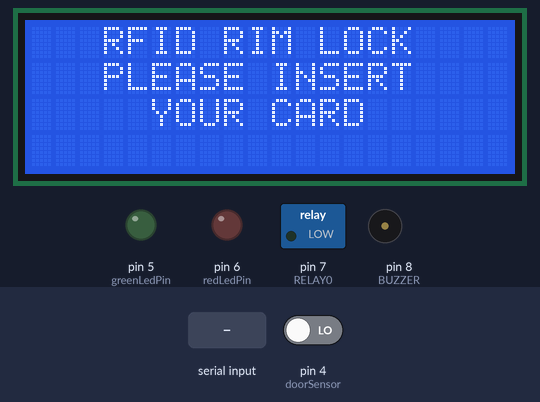
The sketch below on a simulated Arduino Uno, built with avr-gcc and run on an emulated ATmega328P. Shown: 20×4 character LCD, switched loads named in the sketch (green lamp = pin HIGH), output pins drawn as LEDs (lit = HIGH), buzzer (waves = sounding, pin HIGH). Dashed ring = blinking. The test bench sets the inputs (shaded band); at power-on: pin 4 (doorSensor) LOW. Pins used as bus, display or sensor lines are not drawn; what the sketch prints to the serial monitor is not drawn.

Above: at 2.4 s.
2.5 s: pin 4 (doorSensor) driven HIGH
At 2.65 s:
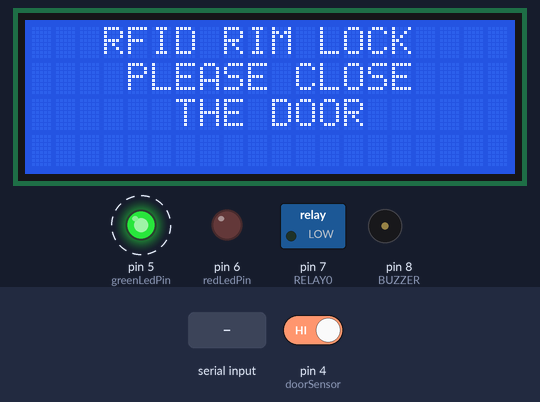
4.6 s: pin 4 (doorSensor) driven LOW
At 4.6 s:
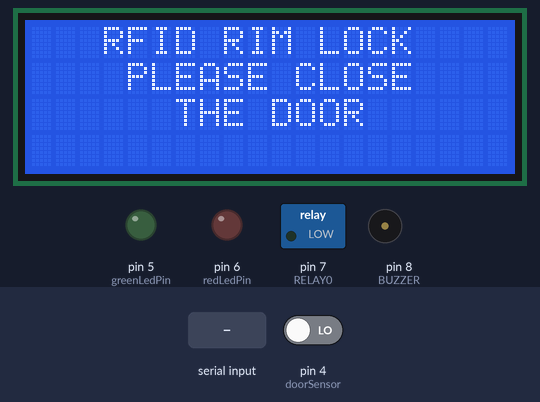
6.1 s: "<DENIED>" received over Serial
At 6.5 s:
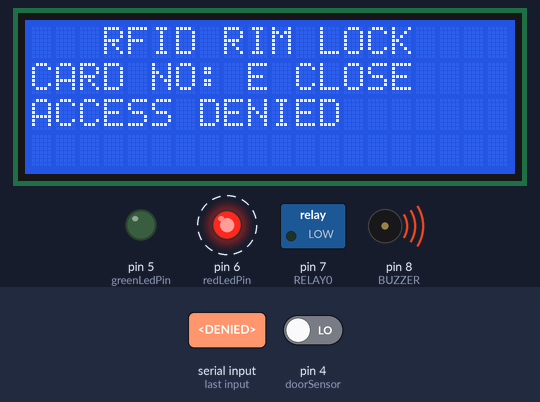
9.1 s: "<ID>" received over Serial
At 11.24 s:
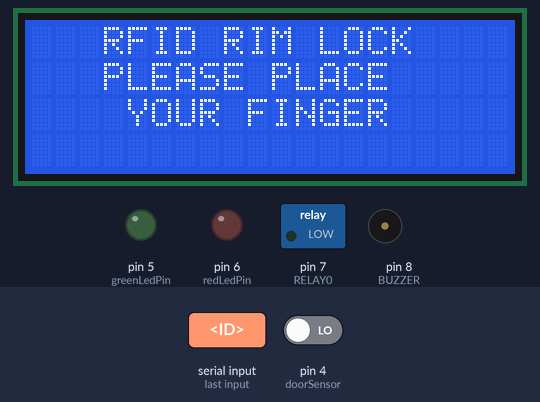
12.1 s: "<DENIED>" received over Serial
At 17.4 s:
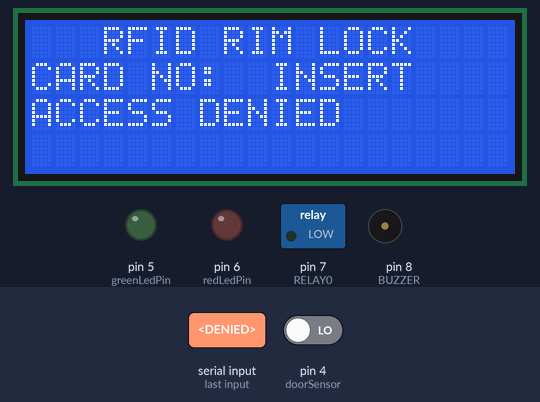
Timing chart, 0 to 18.9 s (numbered marks = the images above; inputs shaded):
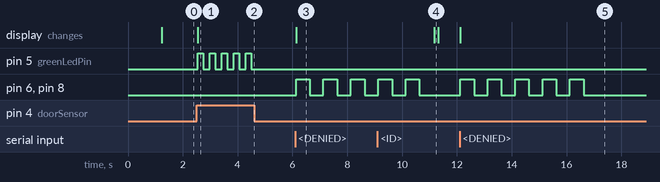

The sketch:

RFID_Arduino_Control_project.ino
```cpp
#include <SPI.h>
#include <MFRC522.h>
#include <Wire.h>
#include <LiquidCrystal_I2C.h>
#include <Adafruit_Fingerprint.h>
#include <SoftwareSerial.h>

#define SS_PIN 10
#define RST_PIN 9
#define RELAY0 7
#define BUZZER 8
int greenLedPin = 5;
int redLedPin = 6;
int doorSensor = 4;
MFRC522 mfrc522(SS_PIN, RST_PIN);
LiquidCrystal_I2C lcd(0x3F, 20, 4);
SoftwareSerial mySerial(2, 3);
Adafruit_Fingerprint finger = Adafruit_Fingerprint(&mySerial);

byte* data;
String a = "";
String b = "";
String c = "";
String d = "";
String content;
String recv = "";
String dataAppend;

const byte numChars = 32;
char receivedChars[numChars];   // an array to store the received data
String recvString;
boolean newData = false;
boolean recvState = false;
boolean enrollState = false;
static boolean recvInProgress = false;
unsigned long initialTime = 0;
unsigned long finalTime = 10000;
uint8_t id;

void writeString(String stringData) {
        for (int i = 0; i < stringData.length(); i++) {
                Serial.write(stringData[i]);
        }
}

void recvWithStartEndMarker() {
        static byte ndx = 0;
        char startMarker = '<';
        char endMarker = '>';
        char rc;

        while (Serial.available() > 0) {
                rc = Serial.read();

                if (recvInProgress == true) {
                        if (rc != endMarker) {
                                receivedChars[ndx] = rc;
                                ndx++;
                                if (ndx >= numChars) {
                                        ndx = numChars - 1;
                                }
                        }
                        else {
                                receivedChars[ndx] = '\0'; // terminate the string
                                ndx = 0;
                                newData = true;
                        }
                }
                else if (rc == startMarker) {
                        recvInProgress = true;
                }
        }
}


void dataResponse() {
        if (newData == true) {
                recvString = String(receivedChars);
        }

        newData = false;
        recvInProgress = false;
}


void rfidData() {
        if (!mfrc522.PICC_IsNewCardPresent()) {
                return;
        }
        if (!mfrc522.PICC_ReadCardSerial()) {
                return;
        }
        data = mfrc522.uid.uidByte, mfrc522.uid.size;
        a = String(data[0], HEX);
        b = String(data[1], HEX);
        c = String(data[2], HEX);
        d = String(data[3], HEX);
        dataAppend = String(a) + String(b) + String(c) + String(d);
        writeString(" "+dataAppend);
        initialTime = millis();
        delay(500);
}

uint8_t getFingerprintEnroll() {

        int p = -1;
        Serial.print(" Waiting for valid finger to enroll as #"); Serial.println(id);
        while (p != FINGERPRINT_OK) {
                p = finger.getImage();
                switch (p) {
                case FINGERPRINT_OK:
                        Serial.println(" Image taken");
                        break;
                case FINGERPRINT_NOFINGER:
                        Serial.println(" .");
                        break;
                case FINGERPRINT_PACKETRECIEVEERR:
                        Serial.println(" Communication error");
                        break;
                case FINGERPRINT_IMAGEFAIL:
                        Serial.println(" Imaging error");
                        break;
                default:
                        Serial.println(" Unknown error");
                        break;
                }
        }

        // OK success!

        p = finger.image2Tz(1);
        switch (p) {
        case FINGERPRINT_OK:
                Serial.println(" Image converted");
                break;
        case FINGERPRINT_IMAGEMESS:
                Serial.println(" Image too messy");
                return p;
        case FINGERPRINT_PACKETRECIEVEERR:
                Serial.println(" Communication error");
                return p;
        case FINGERPRINT_FEATUREFAIL:
                Serial.println(" Could not find fingerprint features");
                return p;
        case FINGERPRINT_INVALIDIMAGE:
                Serial.println(" Could not find fingerprint features");
                return p;
        default:
                Serial.println(" Unknown error");
                return p;
        }

        Serial.println(" Remove finger");
        delay(2000);
        p = 0;
        while (p != FINGERPRINT_NOFINGER) {
                p = finger.getImage();
        }
        Serial.print(" ID "); Serial.println(id);
        p = finger.storeModel(id);
        if (p == FINGERPRINT_OK) {
                delay(1000);
                writeString(" Stored");
                delay(1000);
        } else if (p == FINGERPRINT_PACKETRECIEVEERR) {
                Serial.println(" Communication error");
                return p;
        } else if (p == FINGERPRINT_BADLOCATION) {
                Serial.println(" Could not store in that location");
                return p;
        } else if (p == FINGERPRINT_FLASHERR) {
                Serial.println(" Error writing to flash");
                return p;
        } else {
                Serial.println(" Unknown error");
                return p;
        }
}

int getFingerprintID() {
        uint8_t p = finger.getImage();
        if (p != FINGERPRINT_OK) return -1;

        p = finger.image2Tz();
        if (p != FINGERPRINT_OK) return -1;

        p = finger.fingerFastSearch();
        if (p != FINGERPRINT_OK) return -1;

        String fingerprintID = String(finger.fingerID);
        writeString(" #" + fingerprintID);
        initialTime = millis();
}

uint8_t readnumber(void){
        uint8_t num = 0;

        while (num == 0) {
                while (!Serial.available()) ;
                num = Serial.parseInt();
        }
        return num;
}


void setup() {
        // put your setup code here, to run once:
        SPI.begin();
        mfrc522.PCD_Init();
        Serial.begin(115200);
        finger.begin(57600);
        lcd.init();
        lcd.init();
        lcd.backlight();
        pinMode(RELAY0, OUTPUT);
        pinMode(greenLedPin, OUTPUT);
        pinMode(redLedPin, OUTPUT);
        pinMode(BUZZER, OUTPUT);
        pinMode(doorSensor, INPUT);
        Serial.write(" <Arduino is ready>");
        lcd.clear();
        lcd.setCursor(0, 0);
        lcd.print("   RFID RIM LOCK  ");
        lcd.setCursor(0, 1);
        lcd.print("   PLEASE INSERT   ");
        lcd.setCursor(0, 2);
        lcd.print("     YOUR CARD     ");
        digitalWrite(greenLedPin, LOW);
        digitalWrite(RELAY0, LOW);
        digitalWrite(redLedPin, LOW);
        initialTime = millis();

}

void loop() {
        // put your main code here, to run repeatedly:
        int doorSensorState = digitalRead(doorSensor);
        if (doorSensorState == 1) {
                lcd.setCursor(0, 1);
                lcd.print("    PLEASE CLOSE    ");
                lcd.setCursor(0, 2);
                lcd.print("      THE DOOR      ");
                digitalWrite(greenLedPin, HIGH);
                delay(200);
                digitalWrite(greenLedPin, LOW);
                delay(200);
                return;
        }
        else if ((millis()-initialTime)>finalTime) {
                lcd.setCursor(0, 1);
                lcd.print("   PLEASE INSERT   ");
                lcd.setCursor(0, 2);
                lcd.print("     YOUR CARD     ");
                initialTime = millis();
        }
        else {
                rfidData();
                while (Serial.available() > 0) {
                        recvWithStartEndMarker();
                        dataResponse();
                        if (recvString == "Enroll") {
                                initialTime = millis();
                                writeString(" idNo");
                                id = readnumber();
                                if (id == 0) { // ID #0 not allowed, try again!
                                        return;
                                }
                                while (!getFingerprintEnroll() ) ;
                        }
                        if (recvString == "ID") {
                                recvState = true;
                                lcd.setCursor(0, 1);
                                lcd.print("   PLEASE PLACE   ");
                                lcd.setCursor(0, 2);
                                lcd.print("    YOUR FINGER    ");
                        }
                        else if (recvString == "DENIED") {
                                lcd.setCursor(0, 1);
                                lcd.print("CARD NO: " + dataAppend);
                                lcd.setCursor(0, 2);
                                lcd.print("ACCESS DENIED  ");
                                for (int j = 0; j < 5; j++) {
                                        digitalWrite(redLedPin, HIGH);
                                        digitalWrite(BUZZER, HIGH);
                                        delay(500);
                                        digitalWrite(redLedPin, LOW);
                                        digitalWrite(BUZZER, LOW);
                                        delay(500);
                                }
                        }
                        while (recvState == true) {
                                getFingerprintID();
                                recvWithStartEndMarker();
                                dataResponse();
                                if (recvString == "GRANTED") {
                                        initialTime = millis();
                                        digitalWrite(greenLedPin, HIGH);
                                        digitalWrite(RELAY0, HIGH);
                                        lcd.setCursor(0, 1);
                                        lcd.print("CARD NO: " + dataAppend);
                                        lcd.setCursor(0, 2);
                                        lcd.print("ACCESS GRANTED ");
                                        delay(1000);
                                        digitalWrite(RELAY0, LOW);
                                        delay(1000);
                                        digitalWrite(greenLedPin, LOW);
                                        recvState = false;
                                }
                                else if (recvString == "DENIED") {
                                        lcd.setCursor(0, 1);
                                        lcd.print("CARD NO: " + dataAppend);
                                        lcd.setCursor(0, 2);
                                        lcd.print("ACCESS DENIED  ");
                                        for (int j = 0; j < 5; j++) {
                                                digitalWrite(redLedPin, HIGH);
                                                digitalWrite(BUZZER, HIGH);
                                                delay(500);
                                                digitalWrite(redLedPin, LOW);
                                                digitalWrite(BUZZER, LOW);
                                                delay(500);
                                        }
                                        recvState = false;
                                }
                                else if ((millis() -initialTime)>finalTime) {
                                        writeString(" break");
                                        recvState = false;
                                        lcd.setCursor(0, 1);
                                        lcd.print("   PLEASE INSERT   ");
                                        lcd.setCursor(0, 2);
                                        lcd.print("     YOUR CARD     ");
                                        initialTime = millis();
                                }

                        }
                }
        }

}
```

Measured:
- after the input at 2.5 s, pin 5 (greenLedPin): alternates HIGH for 0.20 s and LOW for 0.24 s, starting after 0.05 s; the display: changes after 0.05 s (image 1)
- after the input at 4.6 s, pin 5 (greenLedPin): stops changing and stays LOW
- after the input at 6.1 s, pin 6 (redLedPin), pin 8 (BUZZER): alternates HIGH for 0.50 s and LOW for 0.50 s, starting at once; the display: changes at once (image 3)
- after the input at 9.1 s, the display: changes after 2.1 s (image 4)
- after the input at 12.1 s, pin 6 (redLedPin), pin 8 (BUZZER): alternates HIGH for 0.50 s and LOW for 0.50 s, 10 changes in all, then stays LOW, starting at once; the display: changes at once (image 5)
